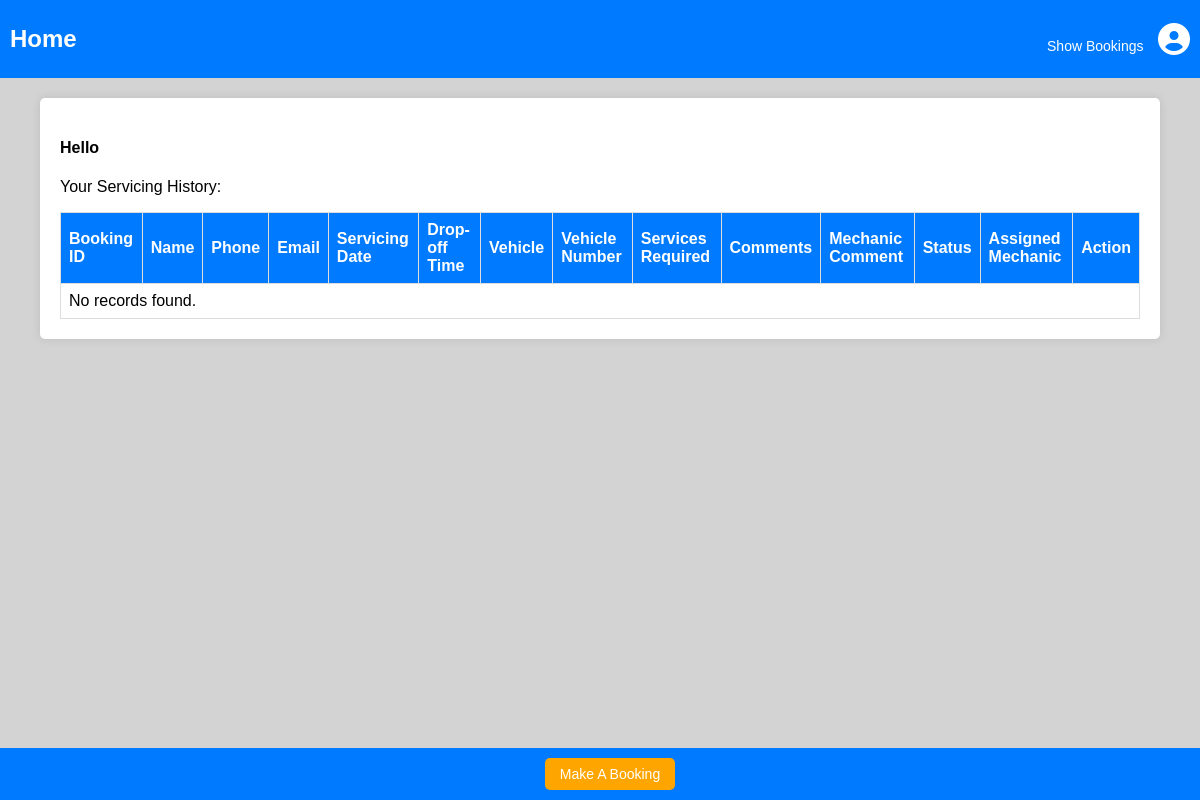
Page /members.php on the earlier database version.
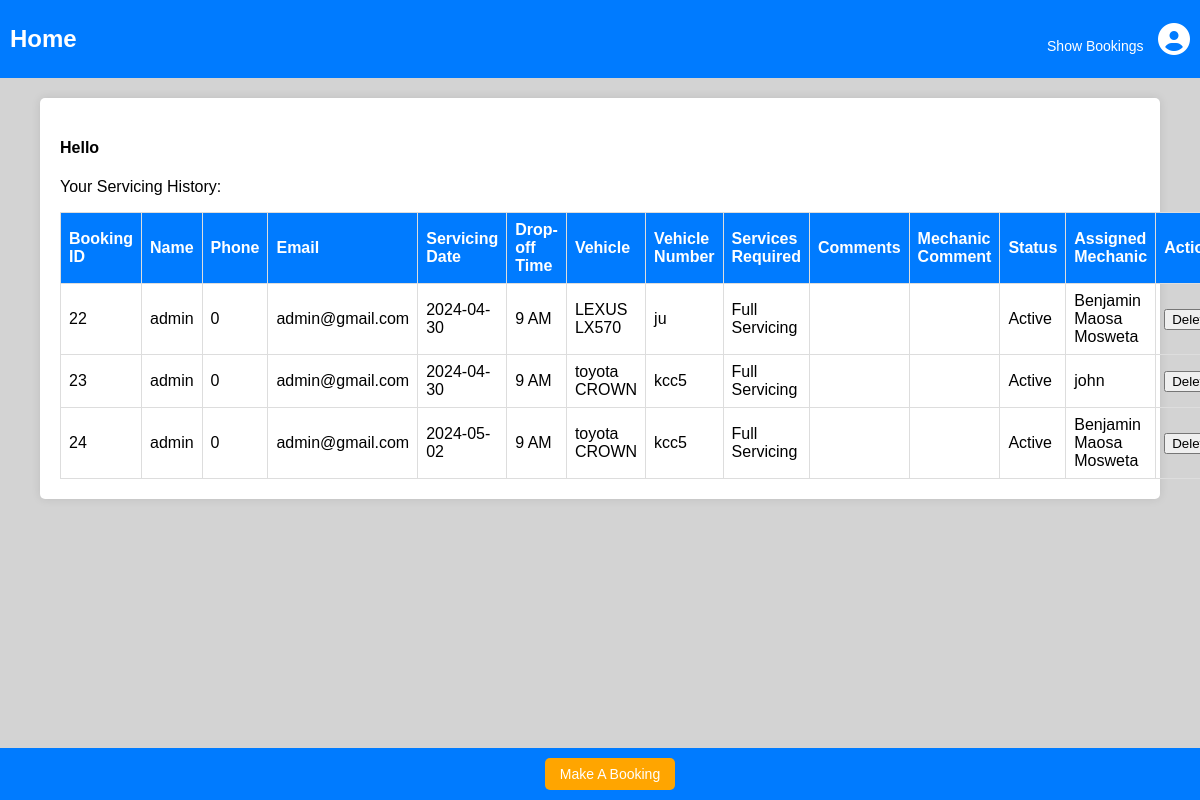
Same page on the later database version.
### tables this page shows
CREATE TABLE `archive` (
  `bid` int(11) NOT NULL,
  `mname` varchar(50) NOT NULL,
  `phone` double NOT NULL,
  `email` varchar(50) NOT NULL,
  `sdate` date NOT NULL,
  `dtime` varchar(5) NOT NULL,
  `vehicle` varchar(50) NOT NULL,
  `vehiclenum` varchar(15) NOT NULL,
  `services` text NOT NULL,
  `comments` text NOT NULL,
  `status` varchar(7) NOT NULL,
  `mechanic_id` int(11) NOT NULL
);

CREATE TABLE `mechanic` (
  `id` int(20) NOT NULL,
  `name` varchar(30) NOT NULL,
  `email` varchar(30) NOT NULL,
  `address` int(30) NOT NULL,
  `password` varchar(30) NOT NULL
);

### members.php (the view, shortened to what this page needs)
<?php
include 'db.php';
?>
<!DOCTYPE html>
<html lang="en">
<head>
</head>
<body>
  <div class="header">
   <h2><a href="members.php" style="color: white; text-decoration: none; background-color: transparent;">Home</a></h2>
    <div>
      <a href="bookings.php" class="btn">Show Bookings</a>
      <div class="user-menu">
        <i class="fas fa-user-circle fa-2x"></i>
      </div>
    </div>
  </div>
  <div class="container">
    <h4>Hello <?php echo $_SESSION['mname']; ?></h4>
    <p>Your Servicing History:</p>
    <table>
      <tr>
        <th>Booking ID</th><th>Name</th><th>Phone</th><th>Email</th><th>Servicing Date</th><th>Drop-off Time</th><th>Vehicle</th><th>Vehicle Number</th><th>Services Required</th><th>Comments</th><th>Mechanic Comment</th><th>Status</th><th>Assigned Mechanic</th><th>Action</th>
      </tr>
      <?php
      $phone = $_SESSION['phone'];
      $sql = "SELECT a.*, m.name AS mechanic_name FROM archive a LEFT JOIN mechanic m ON a.mechanic_id = m.id WHERE a.phone='$phone'";
      $result = $db->query($sql);
      if ($result->num_rows > 0) {
        while ($row = $result->fetch_assoc()) {
          echo "<tr>
                  <td>{$row['bid']}</td>
                  <td>{$row['mname']}</td>
                  <td>{$row['phone']}</td>
                  <td>{$row['email']}</td>
                  <td>{$row['sdate']}</td>
                  <td>{$row['dtime']}</td>
                  <td>{$row['vehicle']}</td>
                  <td>{$row['vehiclenum']}</td>
                  <td>{$row['services']}</td>
                  <td>{$row['comments']}</td>
                  <td>{$row['repair_comment']}</td>
                  <td>{$row['status']}</td>
                  <td>{$row['mechanic_name']}</td>
                  <td>
                    <form method='POST'>
                      <input type='hidden' name='delete_id' value='{$row['bid']}'>
                      <button type='submit' name='delete' class='delete-btn'>Delete</button>
                    </form>
                  </td>
                </tr>";
        }
      } else {
        echo "<tr><td colspan='14'>No records found.</td></tr>";
      }
      ?>
    </table>
  </div>
  <div class="footer">
    <a href="booking.php" style="background-color: orange; color: white; padding: 8px 15px; text-decoration: none; font-size: 14px; border-radius: 5px; display: inline-block;">Make A Booking</a>
  </div>
</body>
</html>

### members.php (style rules this page uses)
body { font-family: Arial, sans-serif; margin: 0; padding: 0; background-color: #d3d3d3; }
.header { background-color: #007bff; padding: 5px 10px; display: flex; justify-content: space-between; align-items: center; color: white; }
.user-menu { position: relative; display: inline-block; }
.container { width: 90%; margin: 20px auto; padding: 20px; background: white; border-radius: 5px; box-shadow: 0px 0px 10px rgba(0, 0, 0, 0.1); }
table { width: 100%; border-collapse: collapse; }
th, td { border: 1px solid #ddd; padding: 8px; text-align: left; }
th { background-color: #007bff; color: white; }
.footer { position: fixed; left: 0; bottom: 0; width: 100%; background-color: #007bff; color: white; text-align: center; padding: 10px; }
.btn { background-color: #007bff; color: white; padding: 5px 10px; border: none; cursor: pointer; text-decoration: none; font-size: 14px; }

Differences in the rows shown:
added archive: bid "22", mname "admin", phone "0", email "admin@gmail.com", sdate "2024-04-30", dtime "9 AM", vehicle "LEXUS LX570", vehiclenum "ju", services "Full Servicing", status "Active", mechanic.name "Benjamin Maosa Mosweta"
added archive: bid "23", mname "admin", phone "0", email "admin@gmail.com", sdate "2024-04-30", dtime "9 AM", vehicle "toyota CROWN", vehiclenum "kcc5", services "Full Servicing", status "Active", mechanic.name "john"
added archive: bid "24", mname "admin", phone "0", email "admin@gmail.com", sdate "2024-05-02", dtime "9 AM", vehicle "toyota CROWN", vehiclenum "kcc5", services "Full Servicing", status "Active", mechanic.name "Benjamin Maosa Mosweta"
Other differences:
text no longer shown: "No records found."
